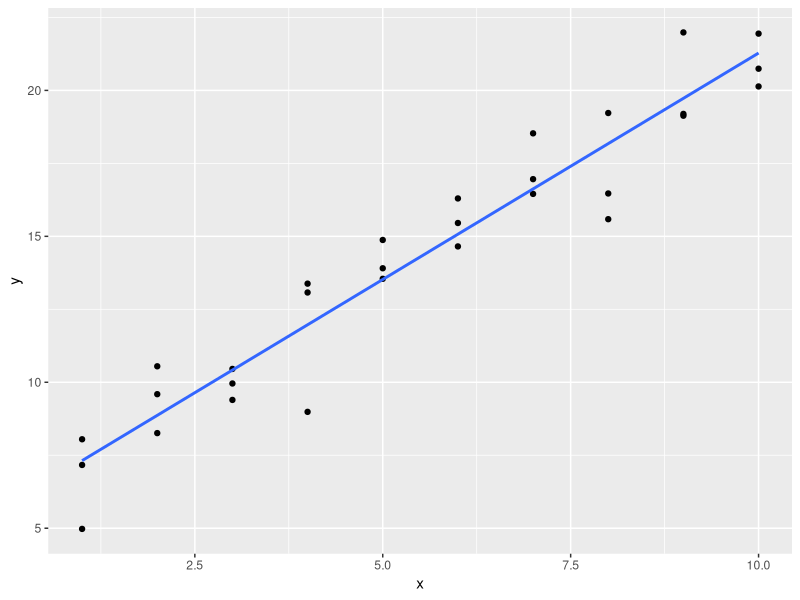
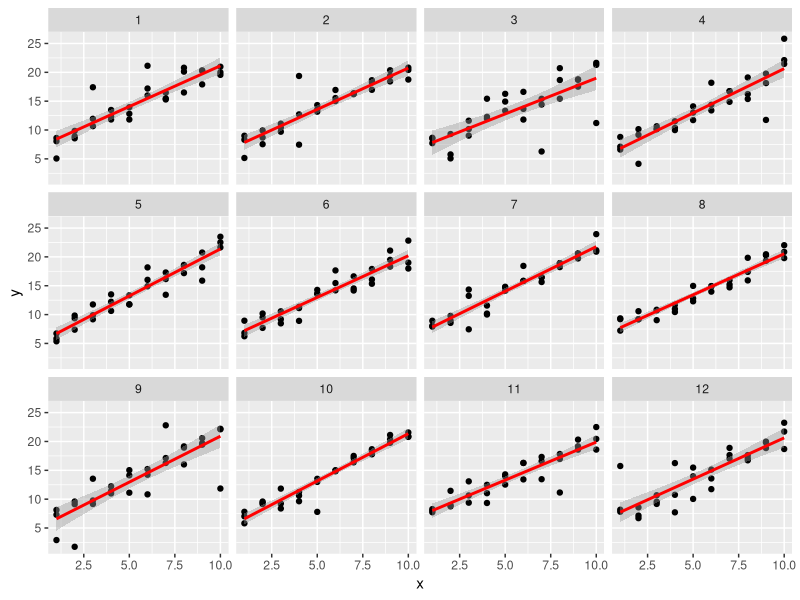
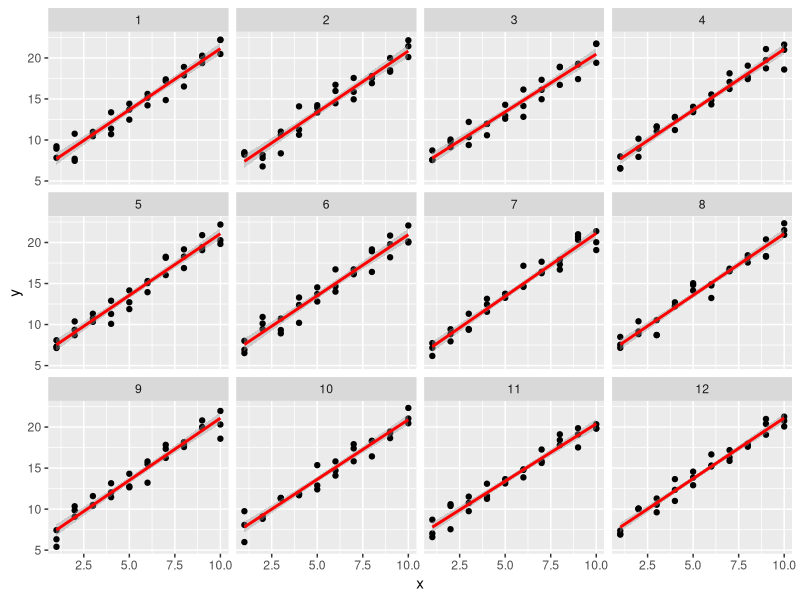
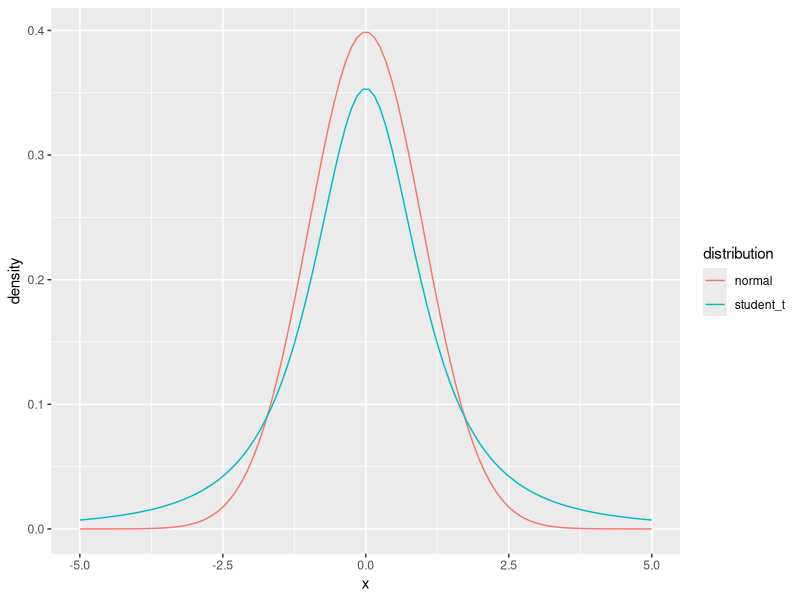

The R source for these figures, in order: (Note: this script raises an error after producing the figures.)
## ---- chunk 1
library("tidyverse")
library("modelr")
options(na.action = na.warn)
## ---- chunk 2
sim1a <- tibble(
  x = rep(1:10, each = 3),
  y = x * 1.5 + 6 + rt(length(x), df = 2)
)
## ---- chunk 3
ggplot(sim1a, aes(x = x, y = y)) +
  geom_point() +
  geom_smooth(method = "lm", se = FALSE)
## ---- chunk 4
simt <- function(i) {
  tibble(
    x = rep(1:10, each = 3),
    y = x * 1.5 + 6 + rt(length(x), df = 2),
    .id = i
  )
}

sims <- map_df(1:12, simt)

ggplot(sims, aes(x = x, y = y)) +
  geom_point() +
  geom_smooth(method = "lm", color = "red") +
  facet_wrap(~ .id, ncol = 4)

## ---- chunk 5
sim_norm <- function(i) {
  tibble(
    x = rep(1:10, each = 3),
    y = x * 1.5 + 6 + rnorm(length(x)),
    .id = i
  )
}

simdf_norm <- map_df(1:12, sim_norm)

ggplot(simdf_norm, aes(x = x, y = y)) +
  geom_point() +
  geom_smooth(method = "lm", color = "red") +
  facet_wrap(~ .id, ncol = 4)

## ---- chunk 6
tibble(
  x = seq(-5, 5, length.out = 100),
  normal = dnorm(x),
  student_t = dt(x, df = 2) 
) %>% 
  gather(distribution, density, -x) %>%
  ggplot(aes(x = x, y = density, colour = distribution)) +
  geom_line()
## ---- chunk 7
pnorm(2, lower.tail = FALSE)
## ---- chunk 8
pt(2, df = 2, lower.tail = FALSE)
## ---- chunk 9
measure_distance <- function(mod, data) {
  diff <- data$y - make_prediction(mod, data)
  mean(abs(diff))
}
## ---- chunk 10
make_prediction <- function(mod, data) {
  mod[1] + mod[2] * data$x
}
## ---- chunk 11
best <- optim(c(0, 0), measure_distance, data = sim1a)
best$par
## ---- chunk 12
measure_distance_ls <- function(mod, data) {
  diff <- data$y - (mod[1] + mod[2] * data$x)
  sqrt(mean(diff ^ 2))
}
best <- optim(c(0, 0), measure_distance_ls, data = sim1a)
best$par
## ---- chunk 13
measure_distance_3 <- function(a, data) {
  diff <- data$y - model3(a, data)
  sqrt(mean(diff ^ 2))
}
## ---- chunk 14
best3a <- optim(c(0, 0, 0), measure_distance_3, data = sim1)
best3a$par
## ---- chunk 15
best3b <- optim(c(0, 0, 1), measure_distance_3, data = sim1)
best3b$par
## ---- chunk 16
best3c <- optim(c(0, 0, 5), measure_distance_3, data = sim1)
best3c$par
## ---- chunk 17
sim1_loess <- loess(y ~ x, data = sim1)
grid_loess <- sim1 %>%
  add_predictions(sim1_loess)

sim1 <- sim1 %>%
  add_residuals(sim1_loess, var = "resid_loess") %>%
  add_predictions(sim1_loess, var = "pred_loess")
  
## ---- chunk 18
plot_sim1_loess <- 
  ggplot(sim1, aes(x = x, y = y)) +
  geom_point() +
  geom_line(aes(x = x, y = pred), data = grid_loess, colour = "red")
plot_sim1_loess
## ---- chunk 19
plot_sim1_loess +
  geom_smooth(colour = "blue", se = FALSE, alpha = 0.20)
## ---- chunk 20
ggplot(sim1, aes(x = x)) +
  geom_ref_line(h = 0) +
  geom_point(aes(y = resid)) +
  geom_point(aes(y = resid_loess), colour = "red")

## ---- chunk 21
sim1_mod <- lm(y ~ x, data = sim1)
grid <- sim1 %>% 
  data_grid(x) 
## ---- chunk 22
grid %>%
  add_predictions(sim1_mod, var = "pred_lm") %>%
  add_predictions(sim1_loess, var = "pred_loess")
## ---- chunk 23
grid %>%
  gather_predictions(sim1_mod, sim1_loess) 
## ---- chunk 24
grid %>%
  spread_predictions(sim1_mod, sim1_loess)
## ---- chunk 25
grid %>%
  gather_predictions(sim1_mod, sim1_loess) %>%
  spread(model, pred)
## ---- chunk 26
df <- tribble(
  ~ sex, ~ response,
  "male", 1,
  "female", 2,
  "male", 1
)
model_matrix(df, response ~ sex)
## ---- chunk 27
ggplot(sim2) +
  geom_point(aes(x, y))
## ---- chunk 28
mod2 <- lm(y ~ x, data = sim2)
grid <- sim2 %>%
  data_grid(x) %>%
  add_predictions(mod2)
grid
## ---- chunk 29
ggplot(sim3, aes(x1, y)) + 
  geom_point(aes(colour = x2))
## ---- chunk 30
mod1 <- lm(y ~ x1 + x2, data = sim3)
mod2 <- lm(y ~ x1 * x2, data = sim3)
## ---- chunk 31
grid <- sim3 %>% 
  data_grid(x1, x2) %>% 
  gather_predictions(mod1, mod2)
grid
## ---- chunk 32
ggplot(sim3, aes(x1, y, colour = x2)) + 
  geom_point() + 
  geom_line(data = grid, aes(y = pred)) + 
  facet_wrap(~ model)
## ---- chunk 33
sim3 <- sim3 %>% 
  gather_residuals(mod1, mod2)

ggplot(sim3, aes(x1, resid, colour = x2)) + 
  geom_point() + 
  facet_grid(model ~ x2)
## ---- chunk 34
mod1 <- lm(y ~ x1 + x2, data = sim4)
mod2 <- lm(y ~ x1 * x2, data = sim4)

grid <- sim4 %>% 
  data_grid(
    x1 = seq_range(x1, 5), 
    x2 = seq_range(x2, 5) 
  ) %>% 
  gather_predictions(mod1, mod2)
grid
## ---- chunk 35
ggplot(grid, aes(x1, x2)) +
  geom_tile(aes(fill = pred)) +
  facet_wrap(~ model)
## ---- chunk 36
ggplot(grid, aes(x1, pred, colour = x2, group = x2)) +
  geom_line() +
  facet_wrap(~ model)

ggplot(grid, aes(x2, pred, colour = x1, group = x1)) + 
  geom_line() +
  facet_wrap(~ model)
## ---- chunk 37
mod2a <- lm(y ~ x - 1, data = sim2)
## ---- chunk 38
mod2 <- lm(y ~ x, data = sim2)
## ---- chunk 39
grid <- sim2 %>% 
  data_grid(x) %>% 
  add_predictions(mod2, mod2a)
grid
## ---- chunk 40
mod1 <- lm(y ~ x1 + x2, data = sim3)
mod2 <- lm(y ~ x1 * x2, data = sim3)
